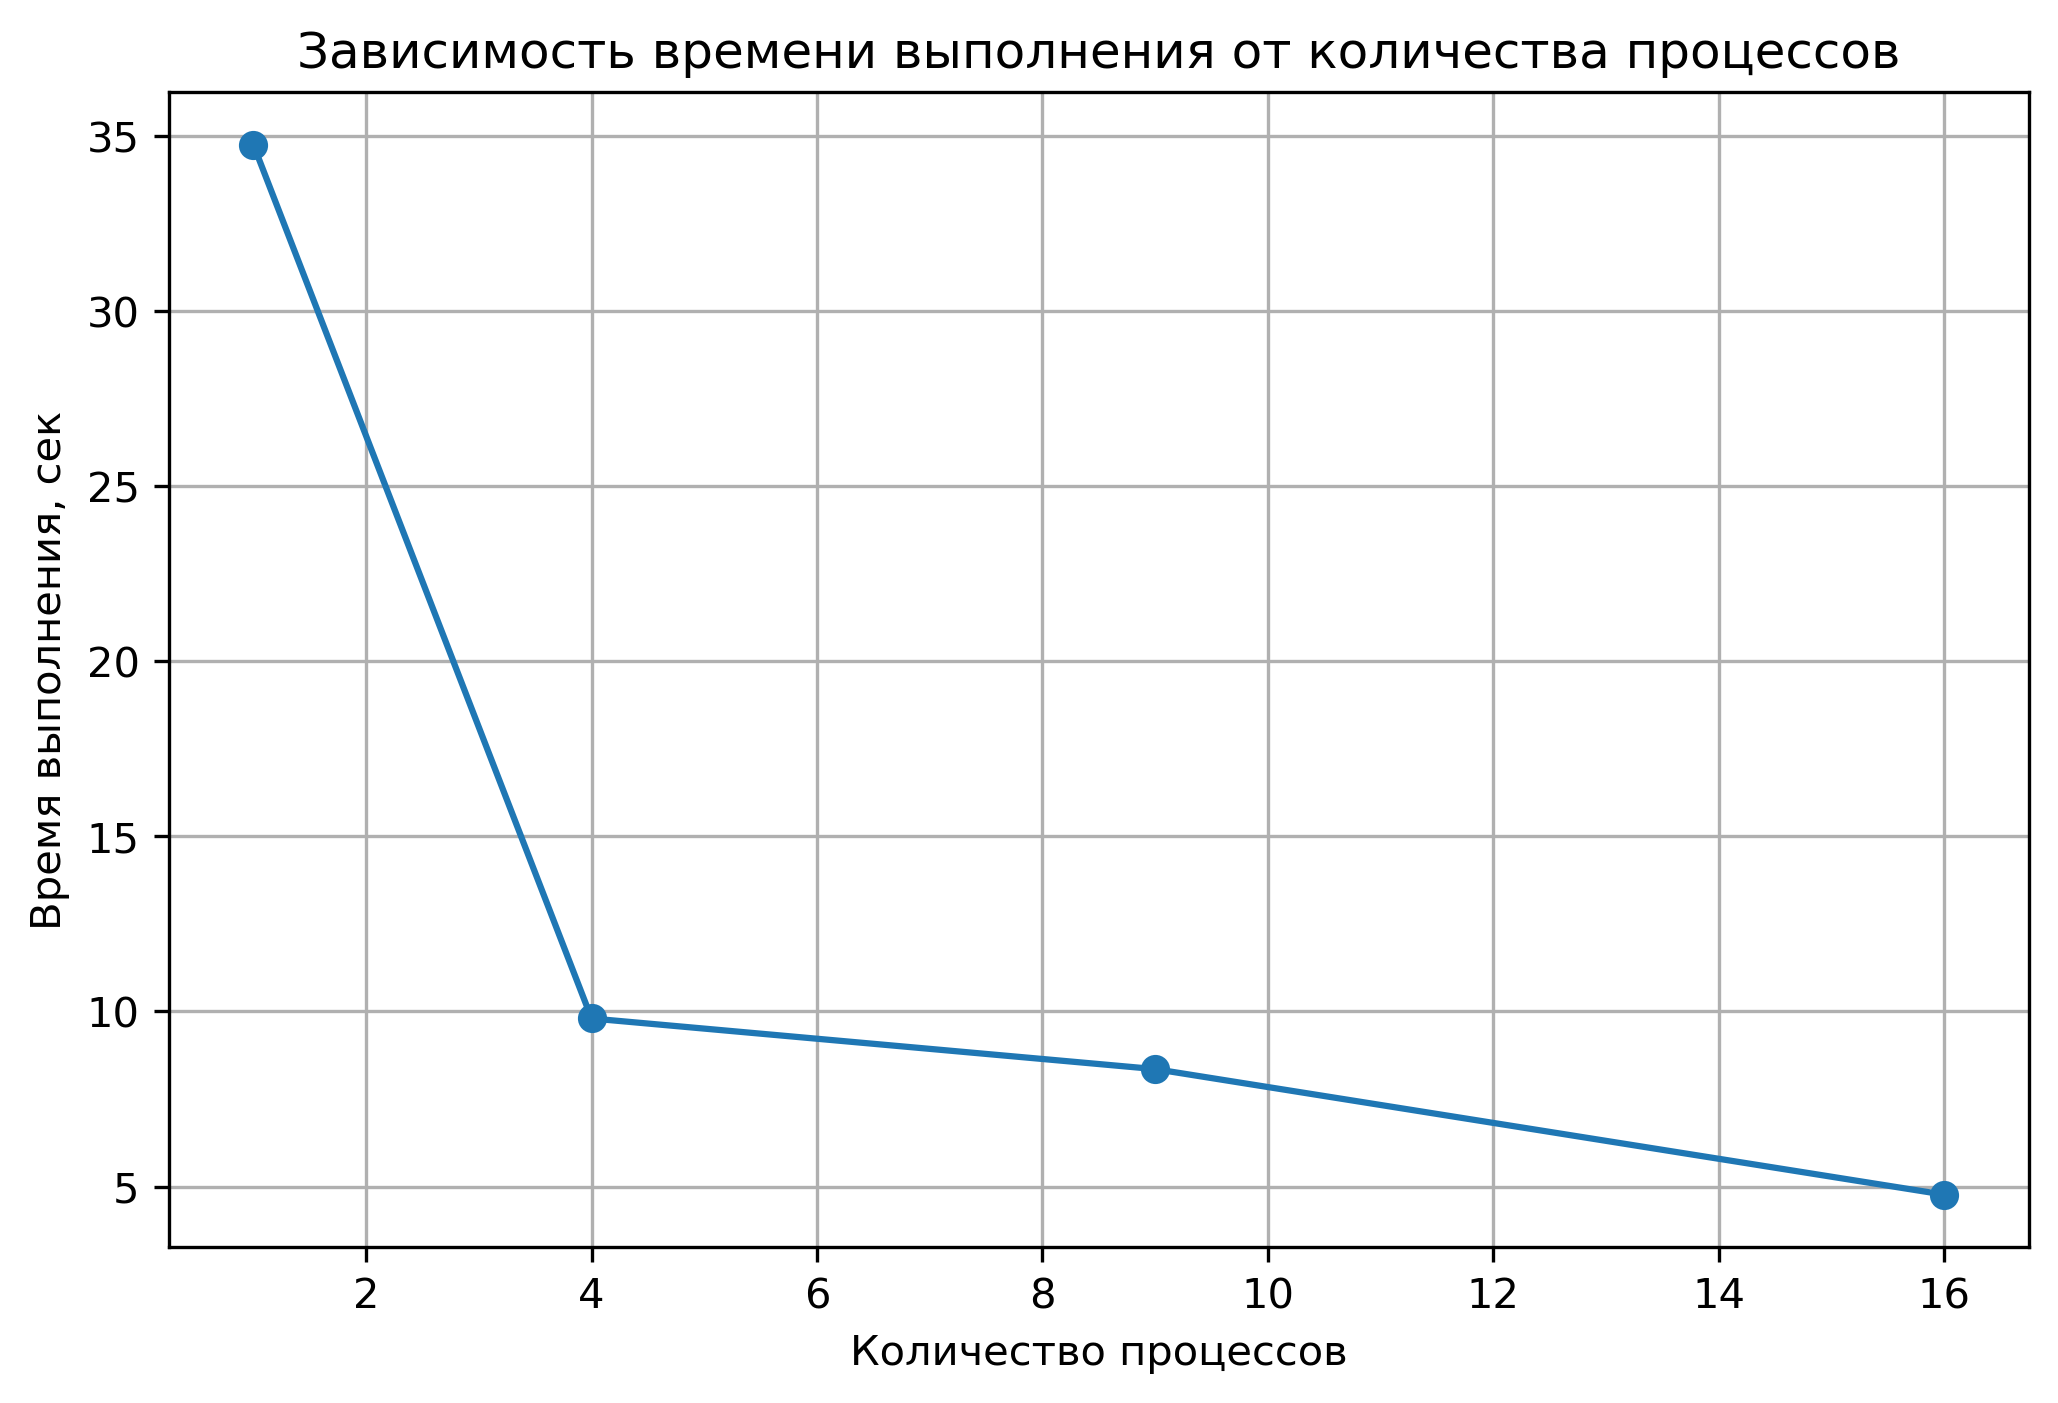

Reproduce this figure in Python.
import matplotlib.pyplot as plt

processes = [1, 4, 9, 16]
times = [34.758478, 9.799416, 8.353113, 4.766929]

plt.figure(figsize=(8, 5))
plt.plot(processes, times, marker='o')
plt.xlabel('Количество процессов')
plt.ylabel('Время выполнения, сек')
plt.title('Зависимость времени выполнения от количества процессов')
plt.grid(True)

plt.savefig('proc.png', dpi=300, bbox_inches='tight')
plt.show()
